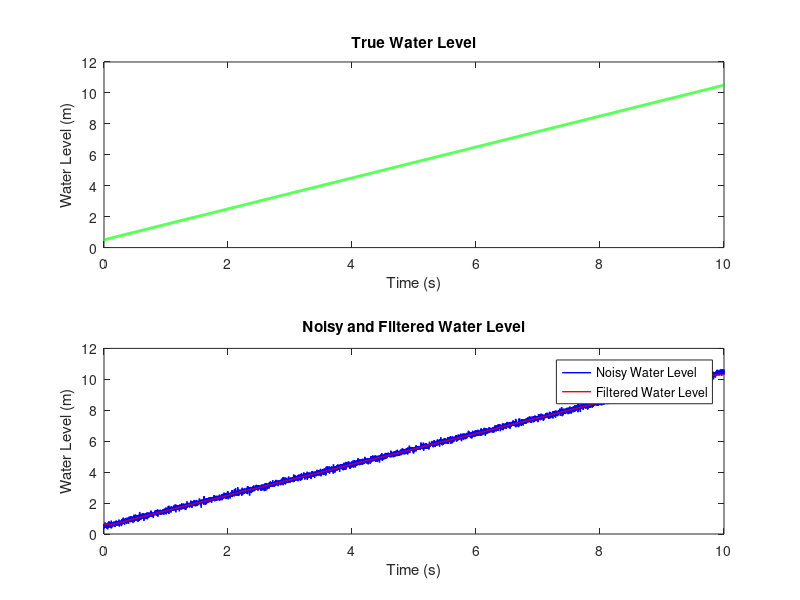

Write the MATLAB code that produced this figure.
% Simulated ultrasonic sensor data with increased noise
sampleRate = 1000;  % Sample rate in Hz
t = (0:1/sampleRate:10)';  % Time vector (simulation period: 10 seconds)

% Simulate fluid flow in an open channel
channelLength = 50;  % Length of the channel in meters
flowSpeed = 1;  % Average flow speed in m/s
initialWaterLevel = 0.5;  % Initial water level in meters
waterLevel = initialWaterLevel + flowSpeed * t;  % Simulated water level (linear increase)

% Add more noise to the water level measurements
noiseAmplitude = 0.1;  % Increased noise level
noisyWaterLevel = waterLevel + noiseAmplitude * randn(size(t));  % Noisy water level

% Design an IIR filter (example: Butterworth low-pass filter)
order = 4;  % Filter order
cutOffFrequency = 2;  % Adjust based on the expected dynamics of the water flow
[b, a] = butter(order, cutOffFrequency / (sampleRate / 2), 'low');  % Design the filter

% Create a figure for real-time visualization
hFig = figure;
subplot(2, 1, 1);
hTrueWaterLevel = plot(t, waterLevel, 'g', 'LineWidth', 2);
xlabel('Time (s)');
ylabel('Water Level (m)');
title('True Water Level');

subplot(2, 1, 2);
hNoisyWaterLevel = plot(t, noisyWaterLevel, 'b', 'LineWidth', 1);
hold on;
hFilteredWaterLevel = plot(t, noisyWaterLevel, 'r', 'LineWidth', 1);
hold off;
xlabel('Time (s)');
ylabel('Water Level (m)');
legend('Noisy Water Level', 'Filtered Water Level');
title('Noisy and Filtered Water Level');

% Main loop for real-time processing
for i = 2:length(t)
    % Simulate the water flow in the channel
    waterLevel(i) = initialWaterLevel + flowSpeed * t(i);
    
    % Update the noisy water level with new simulated data
    noisyWaterLevel(i) = waterLevel(i) + noiseAmplitude * randn(1, 1);
    
    % Apply the IIR filter to reduce noise in real-time
    filteredWaterLevel = filtfilt(b, a, noisyWaterLevel);
    
    % Update the plots with the latest data
    set(hTrueWaterLevel, 'YData', waterLevel);
    set(hNoisyWaterLevel, 'YData', noisyWaterLevel);
    set(hFilteredWaterLevel, 'YData', filteredWaterLevel);
    
    % Pause for real-time effect (adjust as needed)
    pause(0.01);
    
    % Refresh the plots
    drawnow;
end
